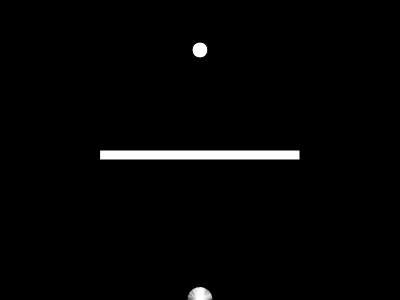
Frame 1 (no input)
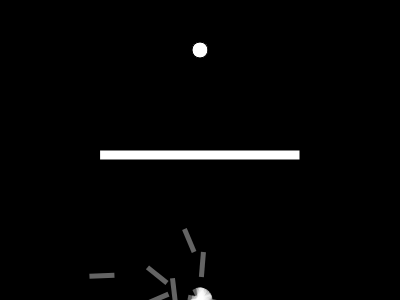
Frame 60 (no input)
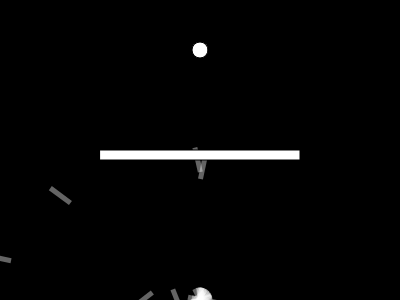
Frame 120 (the mouse pressed at the canvas centre since frame 60)

The p5.js sketch that drew these frames (run headless with seeded random() and noise() and a simulated clock; from frame 60 on, the mouse is pressed at the canvas centre):

// p5.js sketch
// ── sketch.js
// Coding Challenge #29
// Smart Rockets
// Written by Jake Everhart. Challenge given by Daniel Shiffman.

let population;
let lifespan = 400;
let lifeP;
let count = 0;
let target;
let maxForce = 0.2;

let rx = 100;
let ry = 150;
let rw = 200;
let rh = 10;

function setup() {
	createCanvas(400, 300);
	population = new Population();
	lifeP = createP();
	target = createVector(width / 2, 50);
}

function draw() {
	background(0);
	population.run();
	lifeP.html(count);

	count++;

	if (count == lifespan) {
		population.evaluate();
		population.selection();
		count = 0;
	}

	fill(255);
	rect(rx, ry, rw, rh);

	ellipse(target.x, target.y, 16, 16);
}

// ── dna.js
// DNA code for Coding Challenge #29
// Smart Rockets
// Written by Jake Everhart. Challenge given by Daniel Shiffman.

function DNA(genes) {
	if (genes) {
		this.genes = genes;
	}
	else {
		this.genes = [];
		for (let i = 0; i < lifespan; i++) {
			this.genes[i] = p5.Vector.random2D();
			this.genes[i].setMag(maxForce);
		}
	}

	this.crossover = function (partner) {
		let newGenes = [];
		let mid = floor(random(this.genes.length));

		for (let i = 0; i < this.genes.length; i++) {
			if (i > mid) {
				newGenes[i] = this.genes[i];
			}
			else {
				newGenes[i] = partner.genes[i];
			}
		}
		return new DNA(newGenes);
	}

	this.mutation = function () {
		for (let i = 0; i < this.genes.length; i++) {
			if (random(1) < 0.01) {
				this.genes[i] = p5.Vector.random2D();
				this.genes[i].setMag(maxForce);
			}
		}
	}
}

// ── population.js
// Population code for Coding Challenge #29
// Smart Rockets
// Written by Jake Everhart. Challenge given by Daniel Shiffman.

function Population() {
	this.rockets = [];
	this.popsize = 25;
	this.matingpool = [];

	for (let i = 0; i < this.popsize; i++) {
		this.rockets[i] = new Rocket();
	}

	this.evaluate = function () {
		let maxfit = 0;

		for (let i = 0; i < this.popsize; i++) {
			this.rockets[i].calcFitness();

			if (this.rockets[i].fitness > maxfit) {
				maxfit = this.rockets[i].fitness;
			}
		}

		for (let i = 0; i < this.popsize; i++) {
			this.rockets[i].fitness /= maxfit;
		}

		this.matingpool = [];

		for (let i = 0; i < this.popsize; i++) {
			let n = this.rockets[i].fitness * 100;

			for (let j = 0; j < n; j++) {
				this.matingpool.push(this.rockets[i]);
			}
		}
	}

	this.selection = function () {
		let newRockets = [];

		for (let i = 0; i < this.rockets.length; i++) {
			let parentA = random(this.matingpool).dna;
			let parentB = random(this.matingpool).dna;
			let child = parentA.crossover(parentB);
			child.mutation();
			newRockets[i] = new Rocket(child);
		}
		this.rockets = newRockets;
	}

	this.run = function () {
		for (let i = 0; i < this.popsize; i++) {
			this.rockets[i].update();
			this.rockets[i].show();
		}
	}
}

// ── rocket.js
// Rocket code for Coding Challenge #29
// Smart Rockets
// Written by Jake Everhart. Challenge given by Daniel Shiffman.

function Rocket(dna) {
	this.pos = createVector(width / 2, height);
	this.vel = createVector();
	this.acc = createVector();
	this.completed = false;
	this.crashed = false;

	if (dna) {
		this.dna = dna;
	}
	else {
		this.dna = new DNA();
	}
	this.fitness = 0;

	this.applyForce = function (force) {
		this.acc.add(force);
	}

	this.calcFitness = function () {
		let d = dist(this.pos.x, this.pos.y, target.x, target.y);

		this.fitness = map(d, 0, width, width, 0);

		if (this.completed) {
			this.fitness *= 10;
		}

		if (this.crashed) {
			this.fitness /= 10;
		}
	}

	this.hits = function () {
		if (this.pos.x > rx && this.pos.x < rx + rw && this.pos.y > ry &&
			this.pos.y < ry + rh) {
			return true;
		}
		else if (this.pos.x > width || this.pos.x < 0 || this.pos.y > height ||
			this.pos.y < 0) {
			return true;
		}
		else {
			return false;
		}
	}

	this.update = function () {
		let d = dist(this.pos.x, this.pos.y, target.x, target.y);

		if (d < 10) {
			this.completed = true;
			this.pos = target.copy();
		}

		if (this.hits()) {
			this.crashed = true;
		}

		this.applyForce(this.dna.genes[count]);

		if (!this.completed && !this.crashed) {
			this.vel.add(this.acc);
			this.pos.add(this.vel);
			this.acc.mult(0);
			this.vel.limit(4);
		}
	}

	this.show = function () {
		push();
		noStroke();
		fill(255, 100);
		translate(this.pos.x, this.pos.y)
		rotate(this.vel.heading());
		rectMode(CENTER);
		rect(0, 0, 25, 5);
		pop();
	}
}
